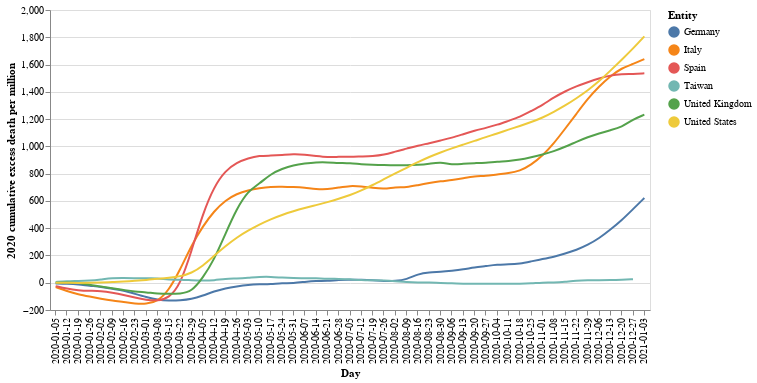

The notebook cell saved with this chart:
### Code cell
nearest = alt.selection(type='single', nearest=True, on='mouseover',
                        fields=['Day'], empty='none')

# The basic line
line = alt.Chart(df).mark_line(interpolate='basis').encode(
    x='Day',
    y='2020 cumulative excess death per million',
    color='Entity'
)


# Transparent selectors across the chart. This is what tells us
# the x-value of the cursor
selectors = alt.Chart(df).mark_point().encode(
    x='Day',
    opacity=alt.value(0),
).add_selection(
    nearest
)

# Draw points on the line, and highlight based on selection
points = line.mark_point().encode(
    opacity=alt.condition(nearest, alt.value(1), alt.value(0))
)

# Draw text labels near the points, and highlight based on selection
text = line.mark_text(align='left', dx=5, dy=-5).encode(
    text=alt.condition(nearest, '2020 cumulative excess death per million', alt.value(' '))
)

# Draw a rule at the location of the selection
rules = alt.Chart(df).mark_rule(color='gray').encode(
    x='Day',
).transform_filter(
    nearest
)

# Put the five layers into a chart and bind the data
figure = alt.layer(
    line, selectors, points, rules, text
).properties(
    width=600, height=300
)
figure

### Figure 1 — Vega-Lite specification as saved in the notebook (floating-point values rounded to 4 significant figures; data arrays with more than 128 entries replaced by an {"elided": "..."} marker saying what was removed)
{"config": {"view": {"continuousWidth": 400, "continuousHeight": 300}}, "layer": [{"mark": {"type": "line", "interpolate": "basis"}, "encoding": {"color": {"field": "Entity", "type": "nominal"}, "x": {"field": "Day", "type": "nominal"}, "y": {"field": "2020 cumulative excess death per million", "type": "quantitative"}}}, {"mark": "point", "encoding": {"opacity": {"value": 0}, "x": {"field": "Day", "type": "nominal"}}, "selection": {"selector001": {"type": "single", "nearest": true, "on": "mouseover", "fields": ["Day"], "empty": "none"}}}, {"mark": "point", "encoding": {"color": {"field": "Entity", "type": "nominal"}, "opacity": {"condition": {"value": 1, "selection": "selector001"}, "value": 0}, "x": {"field": "Day", "type": "nominal"}, "y": {"field": "2020 cumulative excess death per million", "type": "quantitative"}}}, {"mark": {"type": "rule", "color": "gray"}, "encoding": {"x": {"field": "Day", "type": "nominal"}}, "transform": [{"filter": {"selection": "selector001"}}]}, {"mark": {"type": "text", "align": "left", "dx": 5, "dy": -5}, "encoding": {"color": {"field": "Entity", "type": "nominal"}, "text": {"condition": {"field": "2020 cumulative excess death per million", "type": "quantitative", "selection": "selector001"}, "value": " "}, "x": {"field": "Day", "type": "nominal"}, "y": {"field": "2020 cumulative excess death per million", "type": "quantitative"}}}], "data": {"name": "data-dbcd40b15b66d339b7db5199c2736104"}, "height": 300, "width": 600, "$schema": "https://vega.github.io/schema/vega-lite/v4.17.0.json", "datasets": {"data-dbcd40b15b66d339b7db5199c2736104": {"elided": "318 records"}}}
